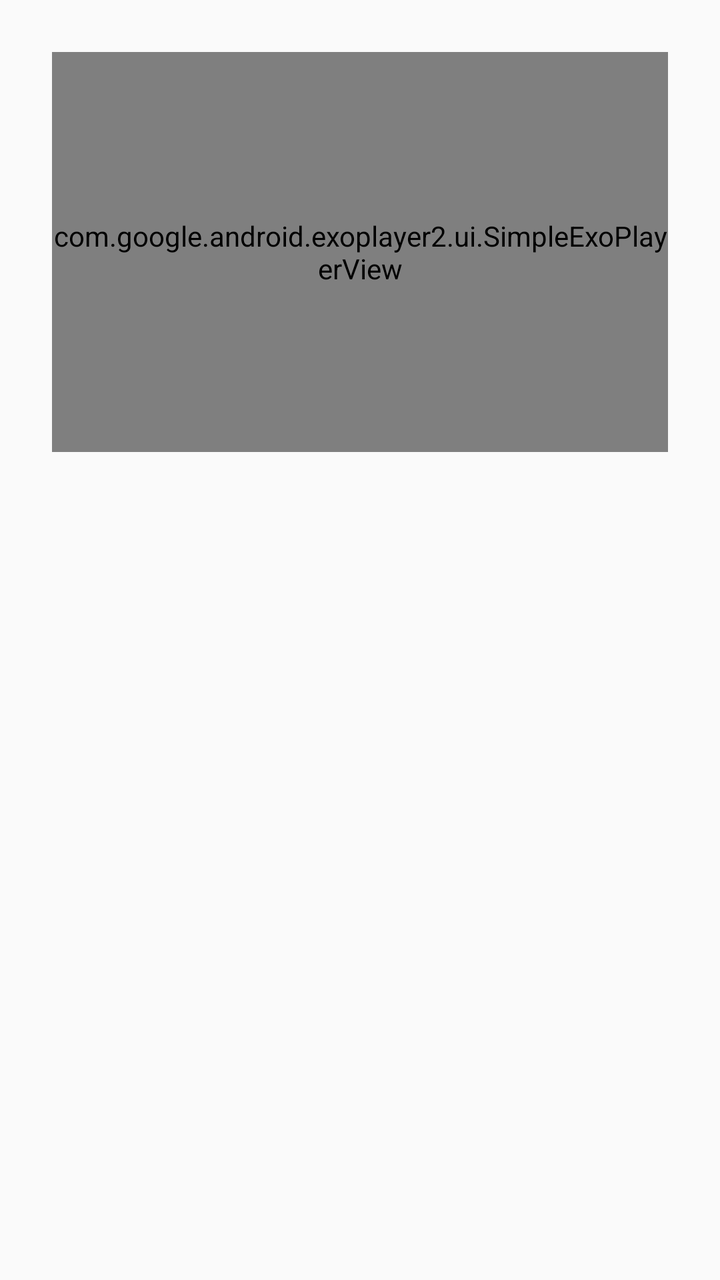
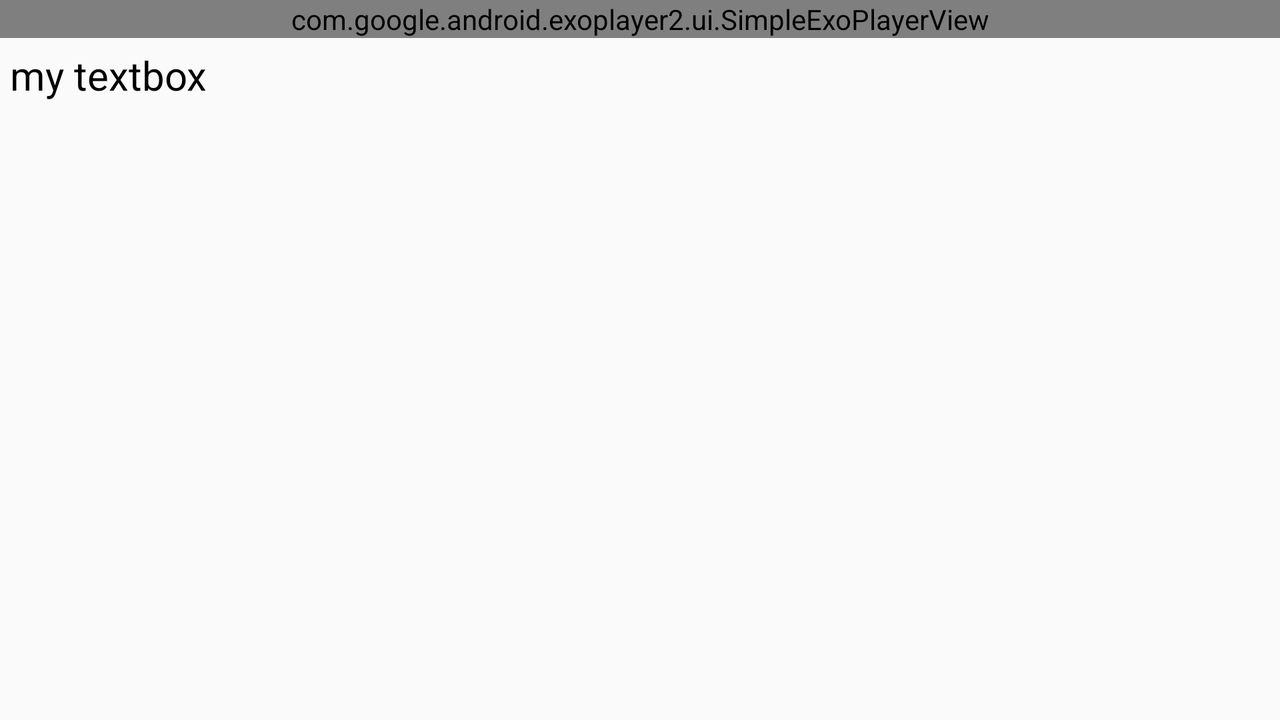

An Android layout and its configuration variant, each rendered on a device that would load it. The default file and the variant file are quoted in full after the pictures.
<!-- AndroidManifest.xml: application theme AppTheme.ActionBar -->
<!-- res/layout/fragment_recipe_steps.xml -->
<?xml version="1.0" encoding="utf-8"?>
<LinearLayout xmlns:android="http://schemas.android.com/apk/res/android"
    android:layout_width="match_parent"
    android:layout_height="match_parent"
    android:fitsSystemWindows="true"
    android:orientation="vertical"
    android:padding="16dp"
    android:tag="phone-port">


    <com.google.android.exoplayer2.ui.SimpleExoPlayerView
        android:id="@+id/playerView"
        android:layout_width="match_parent"
        android:layout_height="200dp"
        android:layout_margin="10dp"
        android:layout_marginBottom="10dp"
        android:layout_marginLeft="0dp"
        android:layout_marginRight="0dp"
        android:layout_marginTop="0dp" />

    <ImageView
        android:id="@+id/thumbImage"
        android:layout_width="wrap_content"
        android:layout_height="wrap_content"
        android:layout_gravity="left"
        android:elevation="1dp"
        android:paddingRight="15dp" />

    <TextView
        android:id="@+id/recipe_step_detail_text"
        android:layout_width="wrap_content"
        android:layout_height="wrap_content"
        android:textColor="#000000" />

    <LinearLayout
        android:layout_width="wrap_content"
        android:layout_height="50dp"
        android:layout_gravity="center_horizontal"
        android:orientation="horizontal">

        <Button
            android:id="@+id/previousStep"
            android:layout_width="70dp"
            android:layout_height="wrap_content"
            android:layout_margin="10dp"
            android:background="@drawable/ic_navigate_before_black_18dp"
            android:backgroundTintMode="src_over"
            android:elevation="6dp"
            android:padding="40dp" />

        <Button
            android:id="@+id/nextStep"
            android:layout_width="70dp"
            android:layout_height="wrap_content"
            android:layout_margin="10dp"
            android:background="@drawable/ic_navigate_next_black_18dp"
            android:backgroundTintMode="src_over"
            android:padding="40dp" />
    </LinearLayout>


</LinearLayout>
<!-- resources referenced by this layout -->
<resources>
  <style name="AppTheme.ActionBar">
          <item name="colorPrimary">@color/colorPrimary</item>
          <item name="colorPrimaryDark">@color/colorPrimaryDark</item>
          <item name="colorAccent">@color/colorAccent</item>
          <item name="windowActionBar">true</item>
      </style>
</resources>
<!-- res/layout-w600dp-land/fragment_recipe_steps.xml (the repository's variant of the layout above) -->
<!-- drawn on the phone turned sideways -->
<?xml version="1.0" encoding="utf-8"?>
<LinearLayout xmlns:android="http://schemas.android.com/apk/res/android"
    xmlns:tool="http://schemas.android.com/tools"
    android:layout_width="match_parent"
    android:layout_height="match_parent"
    android:orientation="vertical"
    android:padding="0dp"
    android:tag="sw600dp-land-recipe_step_detail">

    <LinearLayout
        android:layout_width="match_parent"
        android:layout_height="match_parent"
        android:orientation="vertical">

        <com.google.android.exoplayer2.ui.SimpleExoPlayerView
            android:id="@+id/playerView"
            android:layout_width="match_parent"
            android:layout_height="wrap_content"
            android:layout_margin="0dp"
            android:layout_marginBottom="20dp"
            android:layout_marginLeft="0dp"
            android:layout_marginRight="0dp"
            android:layout_marginTop="20dp" />

        <ImageView
            android:id="@+id/thumbImage"
            android:layout_width="wrap_content"
            android:layout_height="wrap_content"
            android:layout_gravity="left"
            android:elevation="1dp"
            android:paddingRight="15dp" />

        <TextView
            android:id="@+id/recipe_step_detail_text"
            android:layout_width="match_parent"
            android:layout_height="wrap_content"
            android:layout_margin="5dp"
            android:padding="0dp"
            android:textColor="#000000"
            android:textSize="20sp"
            tool:text="my textbox" />
    </LinearLayout>

    <LinearLayout
        android:layout_width="wrap_content"
        android:layout_height="50dp"
        android:layout_gravity="center_horizontal"
        android:orientation="horizontal"
        android:visibility="gone">

        <Button
            android:id="@+id/previousStep"
            android:layout_width="70dp"
            android:layout_height="70dp"
            android:layout_margin="10dp"
            android:background="@drawable/ic_navigate_before_black_18dp"
            android:elevation="6dp"
            android:padding="40dp" />

        <Button
            android:id="@+id/nextStep"
            android:layout_width="70dp"
            android:layout_height="70dp"
            android:layout_margin="10dp"
            android:background="@drawable/ic_navigate_next_black_18dp"
            android:padding="40dp" />
    </LinearLayout>


</LinearLayout>
